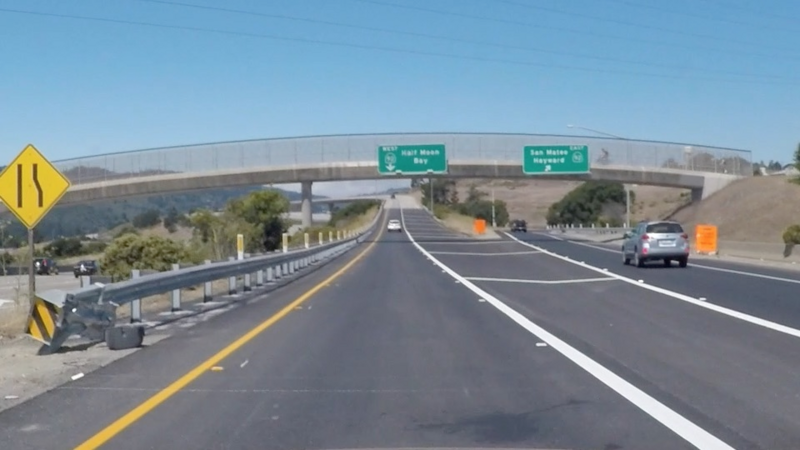
#> input picture imgs/0.bmp, 800 x 450 px, given in place of lane.avi, which was not available
$ python laneLine.py   (older library calls are emulated)
#> lines starting #> are read from the running program, lines starting #| are printed output that depends on the picture; after the words box and inside, x2 and y2 are one past the last pixel; in counts of white or black regions, pixels touching at a corner belong together; pictures that were not available may be replaced by others from this repository, and a replacement may not be noted
#> in videoDetect, src is the input picture: shape (450, 800, 3); mean B, G, R 152.4, 139.9, 122.1
# Detect Of Lane Line
# By Shudong Wang, 2017/04/11
import numpy as np
import cv2

def detect(src):
    if src.ndim==3:
        gray=cv2.cvtColor(src,cv2.COLOR_BGR2GRAY)
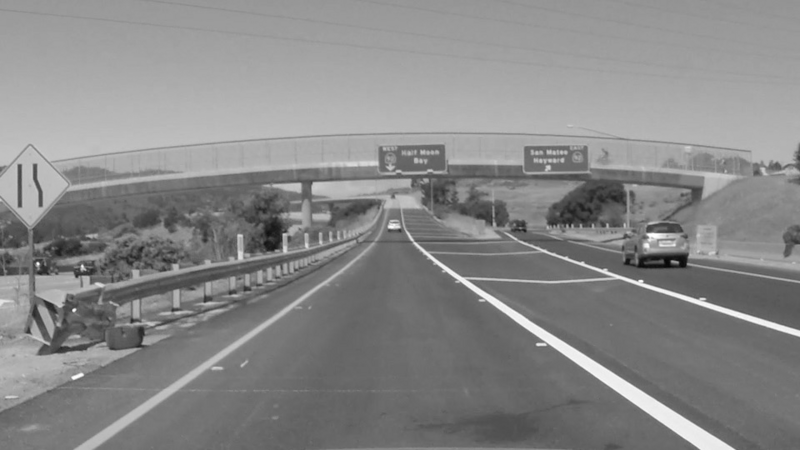
#> gray: shape (450, 800); min 6, max 255, mean 136
    else:
        gray=src
    rows,cols=src.shape[:2]
#> rows = 450; cols = 800
    thresh=250
    rects=[0,0,0,0]
    roi=gray[rows//2:rows-50,cols//8:cols*7//8]
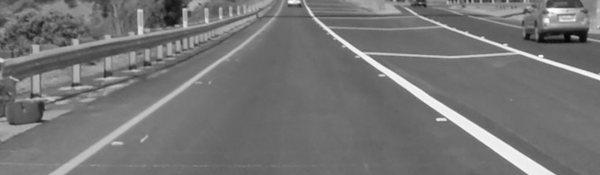
#> roi: shape (175, 600); min 6, max 255, mean 116.9
    kernel=cv2.getStructuringElement(cv2.MORPH_RECT,(3,1),(1,0))

    thresh,binImg=cv2.threshold(roi,thresh,255,cv2.THRESH_OTSU)
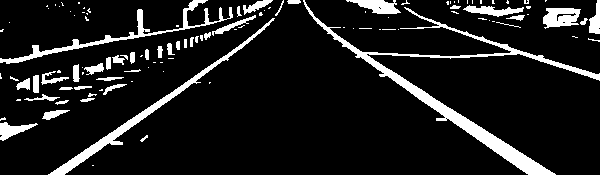
#> binImg: shape (175, 600); 11.1% white; 112 white regions (69 under 20 px), largest, box (x1, y1, x2, y2) and area: (303, 0, 600, 175) 3945, (48, 18, 275, 175) 1671, (0, 0, 233, 64) 1350
#> thresh = 146
    thresh,binImg=cv2.threshold(roi,thresh+10,255,cv2.THRESH_BINARY)
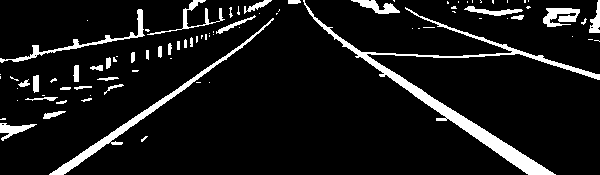
#> binImg: shape (175, 600); 8.8% white; 86 white regions (52 under 20 px), largest, box (x1, y1, x2, y2) and area: (303, 0, 600, 175) 3710, (49, 18, 274, 175) 1461, (0, 9, 145, 63) 660
#> thresh = 156
    img0=cv2.erode(binImg,kernel,1)
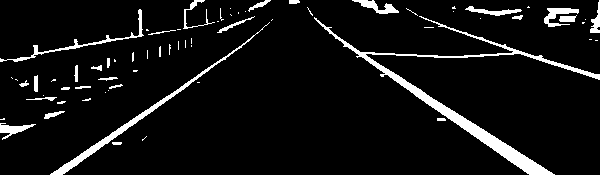
#> img0: shape (175, 600); 6.9% white; 69 white regions (40 under 20 px), largest, box (x1, y1, x2, y2) and area: (314, 16, 600, 175) 3142, (50, 22, 270, 175) 1110, (0, 9, 144, 62) 494
    binImg=cv2.dilate(img0,kernel,1)
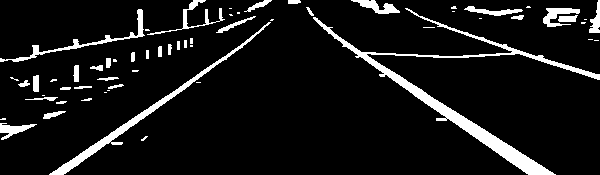
#> binImg: shape (175, 600); 8.6% white; 60 white regions (26 under 20 px)
    img,contours,hieracy=cv2.findContours(binImg,cv2.RETR_TREE,cv2.CHAIN_APPROX_SIMPLE)
#> contours = 61 contours, 34 with area under 20; largest, box (x1, y1, x2, y2) and area: (313, 8, 600, 175) 3048, (49, 22, 271, 175) 1214, (0, 9, 145, 62) 458, (543, 8, 580, 27) 262, (351, 0, 400, 14) 256
    size=len(contours)
#> size = 61
    k=0
    for i in range(size):
        rect=cv2.minAreaRect(contours[i])
        box=cv2.boxPoints(rect)
        box=np.int0(box)

        w=np.sqrt(np.power((box[0,0]-box[1,0]),2)+np.power((box[0,1]-box[1,1]),2))
        h=np.sqrt(np.power((box[1,0]-box[2,0]),2)+np.power((box[1,1]-box[2,1]),2))
        if h<4*w and h>0.25*w:
            continue
        if w*h<100:
            continue
        if w*h>cols*rows/10:
            continue
        [vx,vy,x,y] = cv2.fitLine(contours[i],cv2.DIST_L2,0,0.01,0.01)
        if vx==0:
            slidRitio=0xFFFF
        else:
            slidRitio=vy/vx
        if slidRitio<0.3 and slidRitio>-0.3:
            continue
        if (box[0,0]>cols/2+100 or box[0,0]>cols/2+100) and np.abs(slidRitio)>1.2:
               continue
        #print(box[0,0],slidRitio)
        #print(box[0,0])
        up = int(((rows//10-y)/slidRitio) + x)
        low = int(((rows//2-y)/slidRitio)+x)
        k += 1
        if slidRitio<0:
            rects[0]=up
            rects[1]=low
        else:
            rects[2]=up
            rects[3]=low
#> this loop made 61 passes
#> (rect, box, w, h, vx, vy, x, y) on passes 38, 42, 60: (((163.8, 104.2), (268.2, 16.59), -34.71), [[58, 187], [48, 173], [269, 21], [278, 34]], 17.2, 268.2, [0.82], [-0.573], [156.2], [104.7]), (((235.5, 24), (42.15, 4.33), -23.2), [[216, 34], [215, 30], [254, 13], [255, 17]], 4.12, 42.54, [0.928], [-0.372], [234.8], [23.88]), (((257.4, 5.3), (29.15, 5.31), -21.04), [[244, 13], [242, 8], [270, -2], [271, 2]], 5.39, 29.73, [0.921], [-0.39], [255.6], [6.27])
#> (rect, box, w, h, vx, vy, x, y) on passes 48, 55, 58: (((74.18, 44.85), (150.9, 26.85), -18.76), [[7, 81], [-1, 56], [141, 7], [149, 33]], 26.25, 150.2, [0.972], [-0.234], [75.69], [44.42]), (((492.9, 11.09), (7.67, 57.95), -86.42), [[521, 16], [463, 13], [464, 5], [522, 9]], 58.08, 8.06, [0.999], [0.0433], [492], [10.63]), (((374.9, 6.26), (11.82, 49.46), -77.47), [[397, 17], [349, 6], [352, -4], [400, 5]], 49.24, 10.44, [0.982], [0.19], [375.6], [5.6])
#> after the loop, k = 3; rects = [164, -260, 0, 0]

    #cv2.imshow('binImg',binImg)
    return rects,k

def imgPerspective(src):
    roi=src[270:445,50:766]
    cv2.imshow('roi',roi)
    rows,cols=roi.shape[:2]
    origin_pts=np.float32([[cols//3,0],[cols*2//3,0],[0,rows-1],[cols-1,rows-1]]) #(x,y)
    destiny_pts=np.float32([[0,0],[300,0],[0,300],[300,300]])
    transform_mat=cv2.getPerspectiveTransform(origin_pts,destiny_pts)
    transform_mat=np.array(transform_mat)
    print(transform_mat)
    dst=src
    dst=cv2.warpPerspective(roi,transform_mat,(300,300))
    cv2.imshow('dst',dst)
    cv2.waitKey(0)
"""
     ----------->  X
    |
    |
    |
    Y
"""
def videoDetect(videoPath):
    video=cv2.VideoCapture(videoPath)

    fourcc = cv2.VideoWriter_fourcc(*'XVID')
    out = cv2.VideoWriter('output.avi',fourcc, 30.0, (856,480))

    kalman = cv2.KalmanFilter(8,4,0)

    #kalman.measurementMatrix = 1. * np.array([[1,0,0,0,0,0,0,0],[0,1,0,0,0,0,0,0],[0,0,1,0,0,0,0,0],[0,0,0,1,0,0,0,0]])
    kalman.measurementMatrix = 1.*np.eye(4,8)
    kalman.transitionMatrix = 1.*np.array([[1,0,0,0,0.1,0,0,0],[0,1,0,0,0,0.1,0,0],[0,0,1,0,0,0,0.1,0],[0,0,0,1,0,0,0,0.1],[0,0,0,0,1,0,0,0],[0,0,0,0,0,1,0,0],[0,0,0,0,0,0,1,0],[0,0,0,0,0,0,0,1]])
    #kalman.transitionMatrix = 1.*np.eye(8)
    kalman.processNoiseCov = 1e-5 * np.eye(8)
    kalman.measurementNoiseCov = 1e-1 * np.eye(4)
    kalman.errorCovPost = 1. * np.eye(8)
    #kalman.statePost=0.1 * np.random.randn(8, 1)

    k=0
    rects=[1,1,1,1]
    if video.isOpened():
        while True:

            ret,src=video.read()
            if ret==True:
                rects,ret=detect(src)
#> rects = [164, -260, 0, 0]; ret = 3
                rows,cols=src.shape[:2]
#> rows = 450; cols = 800
                if ret==2:
                    x0,x1,x2,x3=rects[:4]
                    if k==0:
                        k+=1
                    for i in range(0,len(rects),2):
                        up,low=rects[i:i+2]
                        cv2.line(src,(low+cols//8,rows-1),(up+cols//8,((rows)*3//5)),(0,0,255),2)

                if k==1:
                    print(k)
                    k=2
                    kalman.statePost=np.transpose(1.*np.array([[x0,x1,x2,x3,0.1,0.1,0.1,0.1]]))
                if k>0:
                    tp = kalman.predict()
                    if ret==2:
                        measurement = np.sqrt(kalman.measurementNoiseCov[0,0])+np.random.randn(4,1)
                        measurement = np.dot(kalman.measurementMatrix, np.transpose(1.*np.array([[x0,x1,x2,x3,0,0,0,0]]))) + measurement
                        kalman.correct(measurement)
                    for i in range(0,4,2):
                        up,low=tp[i:i+2]
                        cv2.line(src,(low+cols//8,rows-1),(up+cols//8,((rows)*3//5)),(0,255,0),2)
                #cv2.imshow('video',src)
            else:
                break
            #if k<3000:
            out.write(src)
            if cv2.waitKey(20)&0xffff==27:
#> (key Esc is pressed here)
                break
    video.release()
    out.release()
def tracking(kalman2d,rects):
    x0,x1,x2,x3=rects[:4]
    kalman_points = []
    # Update the Kalman filter with the mouse point
    kalman2d.update(x0,x1,x2,x3)

    # Get the current Kalman estimate and add it to the trajectory
    estimated = [int (c) for c in kalman2d.getEstimate()]
    kalman_points.append(estimated)
    return kalman_points


if __name__=='__main__':
    #imgPath='./imgs/0.bmp'
    #src=cv2.imread(imgPath)

    videoPath='./lane.avi'
    videoDetect(videoPath)

    #imgPerspective(src)
    cv2.destroyAllWindows()

$ run again, on imgs/17.bmp
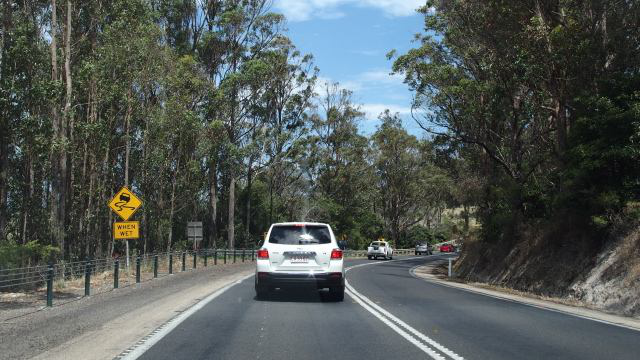
#> input picture imgs/17.bmp, 640 x 360 px, given in place of lane.avi, which was not available
#> in videoDetect, src is the input picture: shape (360, 640, 3); mean B, G, R 86.5, 88.9, 82.1
#> in detect, `thresh,binImg=cv2.threshold(roi,thresh,255,cv2.THRESH_OTSU)`:
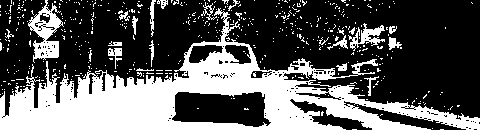
#> binImg: shape (130, 480); 34.9% white; 486 white regions (464 under 20 px), largest, box (x1, y1, x2, y2) and area: (0, 8, 480, 130) 18085, (28, 0, 64, 63) 975, (348, 23, 385, 51) 385
#> in detect, `thresh,binImg=cv2.threshold(roi,thresh,255,cv2.THRESH_OTSU)`: thresh = 96
#> in detect, `thresh,binImg=cv2.threshold(roi,thresh+10,255,cv2.THRESH_BINARY)`: thresh = 106
#> img0: shape (130, 480); 22.3% white; 144 white regions (129 under 20 px), largest, box (x1, y1, x2, y2) and area: (0, 39, 330, 130) 11138, (330, 86, 480, 130) 1117, (35, 41, 58, 58) 237
#> in detect, `binImg=cv2.dilate(img0,kernel,1)`:
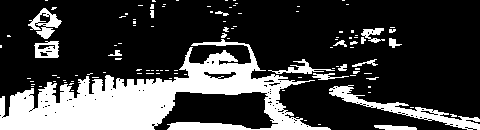
#> binImg: shape (130, 480); 25.2% white; 110 white regions (89 under 20 px)
#> contours = 210 contours, 190 with area under 20; largest, box (x1, y1, x2, y2) and area: (0, 39, 331, 130) 11358, (329, 85, 480, 130) 1161, (28, 8, 62, 39) 442, (34, 41, 59, 58) 332, (268, 59, 335, 74) 174
#> size = 210
#> the loop in detect, `for i in range(size):` made 210 passes
#> (rect, box, w, h, vx, vy, x, y) on passes 1, 12, 57: (((395, 127), (4, 42), -90), [[416, 129], [374, 129], [374, 125], [416, 125]], 42, 4, [1], [0.0219], [392.4], [127]), (((404.6, 106.8), (17.22, 155.2), -75.96), [[477, 133], [327, 96], [331, 79], [481, 117]], 154.5, 17.46, [0.974], [0.225], [402.1], [107.8]), (((330, 76), (6, 36), -90), [[348, 79], [312, 79], [312, 73], [348, 73]], 36, 6, [0.999], [0.032], [326.1], [75.71])
#> after the loop in detect, `for i in range(size):`: k = 0; rects = [0, 0, 0, 0]
#> in videoDetect, `rects,ret=detect(src)`: ret = 0
